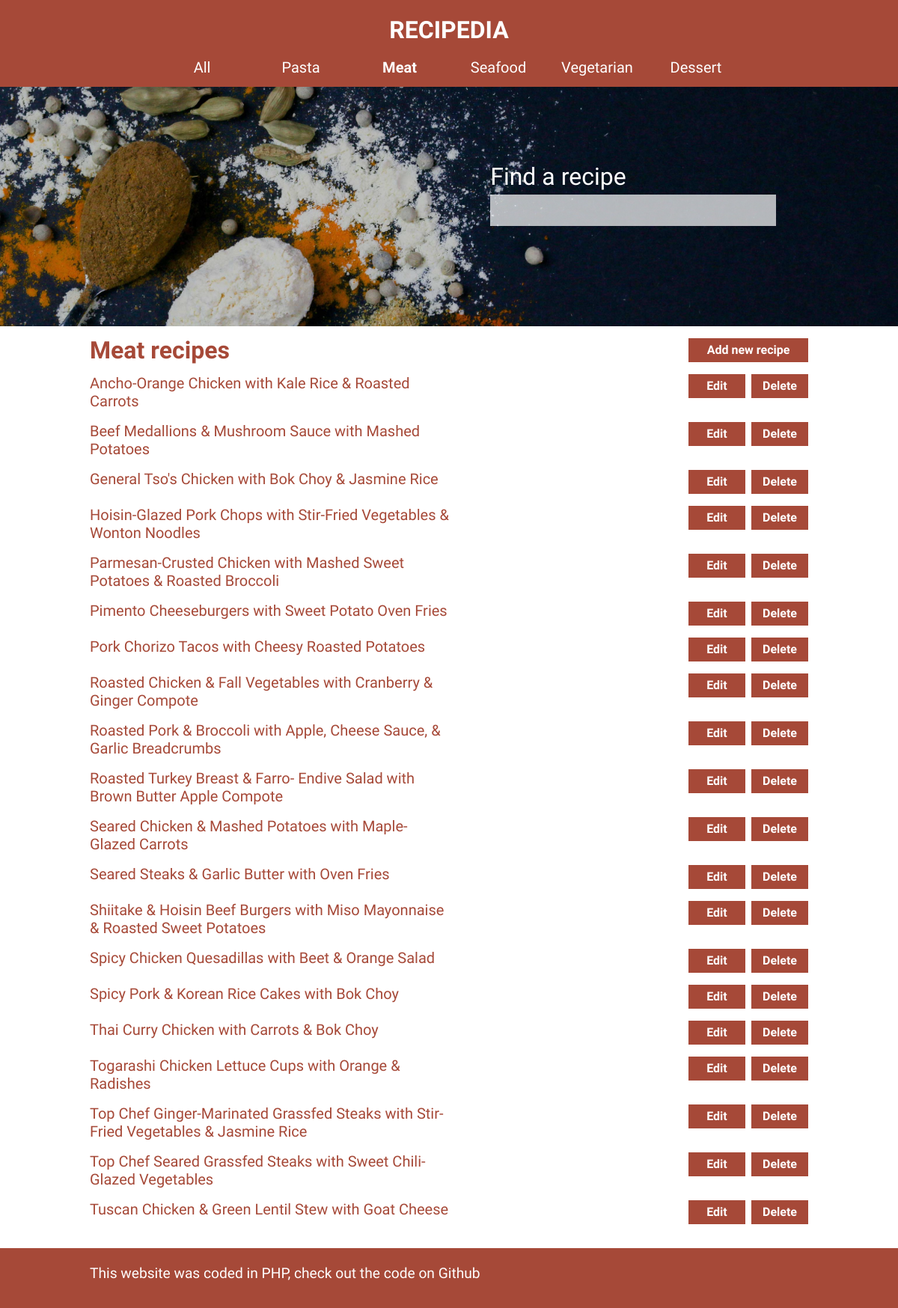
The page /meat.php on the database its author committed.
### tables this page shows
CREATE TABLE `recipes` (
  `id` int(11) NOT NULL,
  `featured_photo` int(11) DEFAULT NULL,
  `title` varchar(1000) NOT NULL,
  `category_id` int(11) NOT NULL,
  `description` longtext NOT NULL,
  `ingredients_description` longtext NOT NULL,
  `step_1_description` longtext NOT NULL,
  `step_2_description` longtext NOT NULL,
  `step_3_description` longtext NOT NULL,
  `step_4_description` longtext NOT NULL,
  `step_5_description` longtext NOT NULL,
  `step_6_description` longtext NOT NULL,
  `step_7_description` longtext NOT NULL,
  `step_8_description` longtext NOT NULL,
  `step_9_description` longtext NOT NULL,
  `step_10_description` longtext NOT NULL,
  `date_created` datetime NOT NULL,
  `date_updated` datetime NOT NULL
);

### includes/recipe-listing.php (the view)
<div id="recipe-listing">
    <?php
        while($row = mysqli_fetch_assoc($results)){
            echo "<div class='recipe-detail'>";
            echo "<a href='recipe-detail.php?id=" . $row["id"] . "' class='recipe-link'>";
            echo $row["title"];
            echo "</a>";
            echo "<div class='adminTasks'>";
            echo "<a class='admin-button' id='edit-button' href='edit.php?id=" . $row["id"] ."'>Edit</a>";
            echo "<a class='admin-button' id='delete-button' href='delete.php?id=" . $row["id"] ."'>Delete</a>";
            echo "</div>";
            echo "</div>";
        }
    ?>
</div>

### styles/global.css (style rules this page uses)
body { box-sizing: border-box; font-family: Catamaran; display: flex; flex-direction: column; height: 100vh; }

### styles/index.css (style rules this page uses)
a { text-decoration: none; }
.adminTasks { display: flex; justify-content: center; justify-self: end; gap: 0.5rem; width: 10rem; }
.admin-button { background-color: #A64938; border: none; color: #FFFFFF; font-size: 1rem; height: 1rem; padding: 0.5rem 0; text-align: center; width: 5rem; }
.recipe-detail { display: grid; grid-template-columns: 1fr 1fr; margin: 1rem 0; }
.recipe-link { color: #A64938; font-size: 1.25rem; font-weight: 400; line-height: 1.5rem; }

### rows shown on the page
recipes: title "Ancho-Orange Chicken with Kale Rice & Roasted Carrots"
recipes: title "Beef Medallions & Mushroom Sauce with Mashed Potatoes"
recipes: title "General Tso's Chicken with Bok Choy & Jasmine Rice"
recipes: title "Hoisin-Glazed Pork Chops with Stir-Fried Vegetables & Wonton Noodles"
recipes: title "Parmesan-Crusted Chicken with Mashed Sweet Potatoes & Roasted Broccoli"
recipes: title "Pimento Cheeseburgers with Sweet Potato Oven Fries"
recipes: title "Pork Chorizo Tacos with Cheesy Roasted Potatoes"
recipes: title "Roasted Chicken & Fall Vegetables with Cranberry & Ginger Compote"
recipes: title "Roasted Pork & Broccoli with Apple, Cheese Sauce, & Garlic Breadcrumbs"
recipes: title "Roasted Turkey Breast & Farro- Endive Salad with Brown Butter Apple Compote"
recipes: title "Seared Chicken & Mashed Potatoes with Maple-Glazed Carrots"
recipes: title "Seared Steaks & Garlic Butter with Oven Fries"
recipes: title "Shiitake & Hoisin Beef Burgers with Miso Mayonnaise & Roasted Sweet Potatoes"
recipes: title "Spicy Chicken Quesadillas with Beet & Orange Salad"
recipes: title "Spicy Pork & Korean Rice Cakes with Bok Choy"
recipes: title "Thai Curry Chicken with Carrots & Bok Choy"
recipes: title "Togarashi Chicken Lettuce Cups with Orange & Radishes"
recipes: title "Top Chef Ginger-Marinated Grassfed Steaks with Stir-Fried Vegetables & Jasmine Rice"
recipes: title "Top Chef Seared Grassfed Steaks with Sweet Chili-Glazed Vegetables"
recipes: title "Tuscan Chicken & Green Lentil Stew with Goat Cheese"
